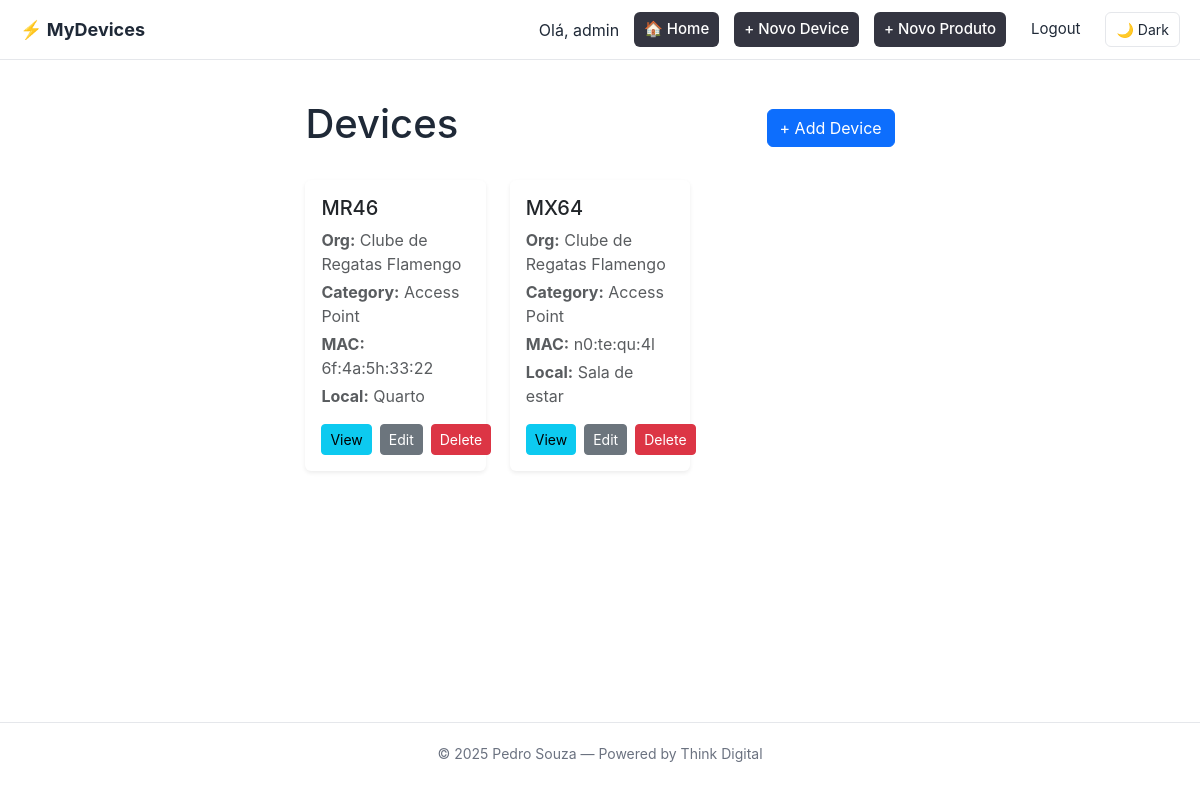
The app's page /devices/ (signed in) with its own data.
### devices_monitor/models.py (models this page shows, shortened)
class Device(models.Model):
    id = models.AutoField(primary_key=True)
    product = models.ForeignKey(Product, on_delete=models.PROTECT, related_name='device_product')
    organization = models.ForeignKey(Organization, on_delete=models.PROTECT, related_name='device_org')
    category = models.ForeignKey(Category, on_delete=models.PROTECT, related_name='device_category')
    serial = models.CharField(max_length=100, null=True, unique=True)
    mac_address = models.CharField(max_length=100, null=True, unique=True)
    local = models.CharField(max_length=100, null=True)
    admin = models.CharField(max_length=100, null=True)
    activation_flag = models.BooleanField(null=True)
    license = models.CharField(null=True, unique=True, max_length=100)
    days_until_expiration = models.IntegerField(blank=True, null=True)

class Product(models.Model):
    id = models.AutoField(primary_key=True)
    name = models.CharField(max_length=100)
    category = models.ForeignKey(Category, on_delete=models.PROTECT, related_name='product_category')
    brand = models.ForeignKey(Brand, on_delete=models.PROTECT, related_name='product_brand')
    quantity = models.IntegerField(blank=True, null=True)

class Organization(models.Model):
    id = models.AutoField(primary_key=True)
    name = models.CharField(max_length=100)
    meraki_id = models.IntegerField(blank=True, null=True)
    address = models.CharField(max_length=200)
    cnpj = models.CharField(max_length=14, unique=True, default='Vazio')
    account_manager = models.CharField(max_length=100, null=True)
    activation_flag = models.BooleanField(null=True)
    zoox_flag = models.BooleanField(null=True)
    propz_flag = models.BooleanField(null=True)
    iatec_flag = models.BooleanField(null=True)
    status_report_flag = models.BooleanField(null=True)

class Category(models.Model):
    id = models.AutoField(primary_key=True)
    name = models.CharField(max_length=100)

### devices_monitor/views.py (the view)
# urls.py: path("devices/", DeviceListView.as_view(), name="device_list"),
class DeviceListView(ListView):
    model = Device
    template_name = "devices/device_list.html"
    context_object_name = "devices"

### devices_monitor/templates/devices/device_list.html
{% extends "base.html" %}
{% block content %}
<div class="d-flex justify-content-between align-items-center mb-4">
  <h1 class="page-title">Devices</h1>
  <a href="{% url 'device_form' %}" class="btn btn-primary">+ Add Device</a>
</div>
{% if devices %}
  <div class="row g-4">
    {% for device in devices %}
      <div class="col-md-4 col-sm-6">
        <div class="card shadow-sm h-100 border-0">
          <div class="card-body d-flex flex-column">
            <h5 class="card-title mb-2">{{ device.product.name }}</h5>
            <p class="text-muted mb-1"><strong>Org:</strong> {{ device.organization.name }}</p>
            <p class="text-muted mb-1"><strong>Category:</strong> {{ device.category.name }}</p>
            <p class="text-muted mb-1"><strong>MAC:</strong> {{ device.mac_address }}</p>
            <p class="text-muted mb-3"><strong>Local:</strong> {{ device.local|default:"N/A" }}</p>
            <div class="mt-auto d-flex gap-2">
              <a href="{% url 'device_detail' device.id %}" class="btn btn-sm btn-info">View</a>
              <a href="{% url 'device_update' device.id %}" class="btn btn-sm btn-secondary">Edit</a>
              <a href="{% url 'device_delete' device.id %}"
                 class="btn btn-sm btn-danger"
                 onclick="return confirm('Are you sure you want to delete this device?');">
                Delete
              </a>
            </div>
          </div>
        </div>
      </div>
    {% endfor %}
  </div>
{% else %}
  <div class="text-center text-muted mt-5">
    <p>No devices found.</p>
  </div>
{% endif %}
{% endblock %}

### app/templates/base.html (shortened to what this page needs)
<!DOCTYPE html>
<html lang="en">
<head>
  <link href="https://cdn.jsdelivr.net/npm/bootstrap@5.3.3/dist/css/bootstrap.min.css" rel="stylesheet">
</head>
<body>
  <header>
    <nav>
      {% if user.is_authenticated %}
        <a href="{% url 'home' %}" class="logo">⚡ MyDevices</a>
      {% else %}
        <a href="{% url 'login' %}" class="logo">⚡ MyDevices</a>
      {% endif %}
      <div class="menu">
        {% if user.is_authenticated %}
          <span>Olá, {{ user.username }}</span>
          <a href="{% url 'home' %}" class="btn-custom">🏠 Home</a>
          <a href="{% url 'device_form' %}" class="btn-custom">+ Novo Device</a>
          <a href="{% url 'product_form' %}" class="btn-custom">+ Novo Produto</a>
          <a href="{% url 'logout' %}">Logout</a>
        {% else %}
          <a href="{% url 'register' %}">Sign up</a>
          <a href="{% url 'login' %}" class="btn-custom">Login</a>
        {% endif %}
        <button id="themeToggle" class="toggle-btn">🌙 Dark</button>
      </div>
    </nav>
  </header>
  <main>
    {% block content %}{% endblock %}
  </main>
  <footer>
    <p>&copy; 2025 Pedro Souza — Powered by Think Digital</p>
  </footer>
</body>
</html>

### app/templates/base.html (style rules this page uses)
:root { --bg: #ffffff; --bg-alt: #f9fafb; --text: #1f2937; --text-muted: #6b7280; --primary: #343541; --primary-hover: #202123; --border: #e5e7eb; }
body { font-family: "Inter", "Segoe UI", sans-serif; margin: 0; background: var(--bg); color: var(--text); display: flex; flex-direction: column; min-height: 100vh; transition: background 0.3s, color 0.3s; }
header { border-bottom: 1px solid var(--border); background: var(--bg); position: sticky; top: 0; z-index: 100; }
nav { max-width: 1200px; margin: 0 auto; padding: 12px 20px; display: flex; align-items: center; justify-content: space-between; }
.logo { font-weight: 700; font-size: 18px; color: var(--text); text-decoration: none; }
.menu { display: flex; gap: 15px; align-items: center; }
.menu a { text-decoration: none; color: var(--text); font-size: 15px; padding: 6px 10px; border-radius: 6px; transition: background 0.2s ease; }
.btn-custom { background: var(--primary); color: #fff !important; border: none; border-radius: 8px; padding: 8px 14px; font-weight: 500; transition: background 0.2s ease; }
.toggle-btn { background: none; border: 1px solid var(--border); border-radius: 6px; padding: 6px 10px; cursor: pointer; font-size: 14px; color: var(--text); transition: all 0.3s ease; }
main { flex: 1; max-width: 1000px; margin: 0 auto; padding: 40px 20px; }
footer { border-top: 1px solid var(--border); text-align: center; padding: 20px; font-size: 14px; color: var(--text-muted); background: var(--bg); }

### records on screen
Device: product.name "MR46", organization.name "Clube de Regatas Flamengo", category.name "Access Point", mac_address "6f:4a:5h:33:22", local "Quarto"
Device: product.name "MX64", organization.name "Clube de Regatas Flamengo", category.name "Access Point", mac_address "n0:te:qu:4l", local "Sala de estar"

### other values on screen
{{ user.username }} "admin"
